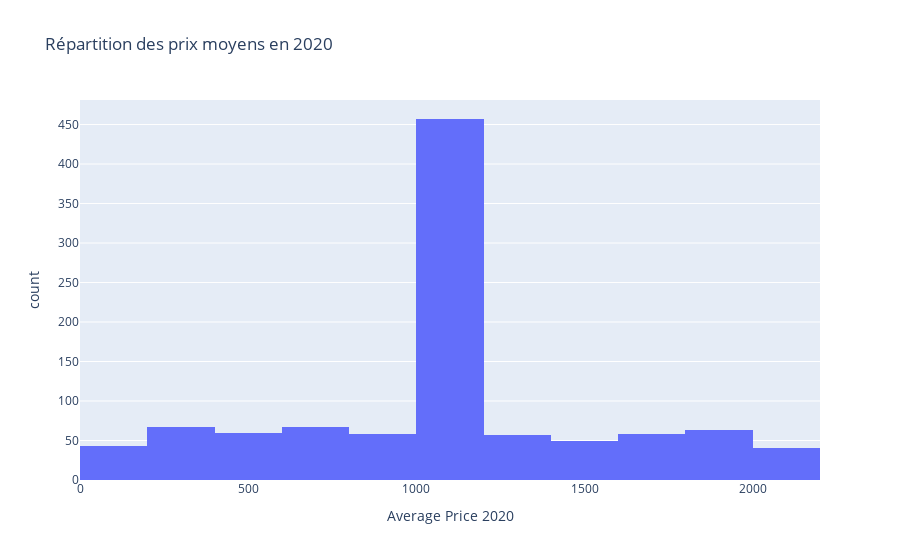

The cell this chart's notebook holds for it:
### Code cell
#Histogramme des prix moyens en 2020
import plotly.express as px

fig = px.histogram(data, x='Average Price 2020', nbins=20, title="Répartition des prix moyens en 2020")
fig.show()

### Figure 1 — Plotly figure (JSON) as saved in the notebook; plotly's stock layout.template omitted (floating-point values rounded to 4 significant figures; data arrays with more than 128 entries replaced by an {"elided": "..."} marker saying what was removed)
{"data": [{"bingroup": "x", "hovertemplate": "Average Price 2020=%{x}<br>count=%{y}<extra></extra>", "legendgroup": "", "marker": {"color": "#636efa", "pattern": {"shape": ""}}, "name": "", "nbinsx": 20, "orientation": "v", "showlegend": false, "type": "histogram", "x": {"elided": "1020 float values"}, "xaxis": "x", "yaxis": "y"}], "layout": {"barmode": "relative", "legend": {"tracegroupgap": 0}, "title": {"text": "Répartition des prix moyens en 2020"}, "xaxis": {"anchor": "y", "domain": [0, 1], "title": {"text": "Average Price 2020"}}, "yaxis": {"anchor": "x", "domain": [0, 1], "title": {"text": "count"}}}}
